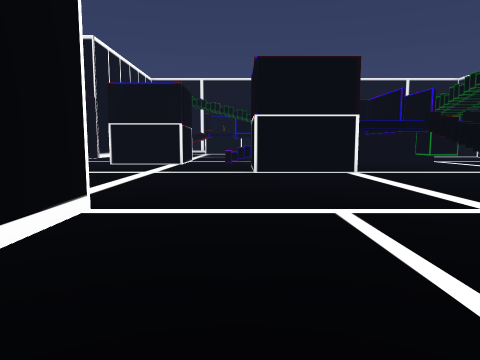
[1] (above)

13 first-person views from a walk through a Unity game level. The camera is 1.4 m above the floor, tilts 6° down and sees 70° across. The floor is counted in squares, 2 m on a side. Each view is taken from the middle of a square. On the plan, view 1 faces up. The plan holds only what a view shows up to about 11 squares ahead; the rest is blank. The place goes on beyond the plan.

[2]
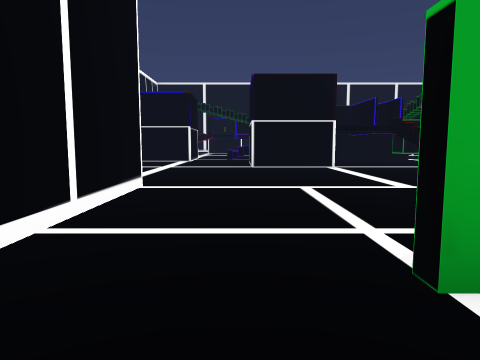

[3]
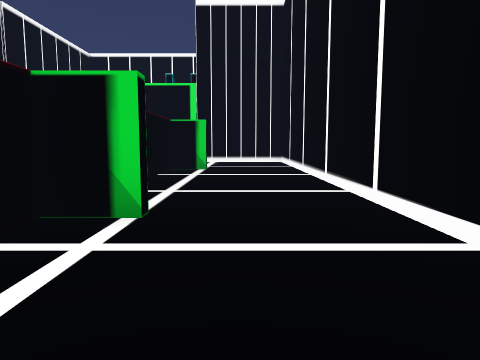

[4]
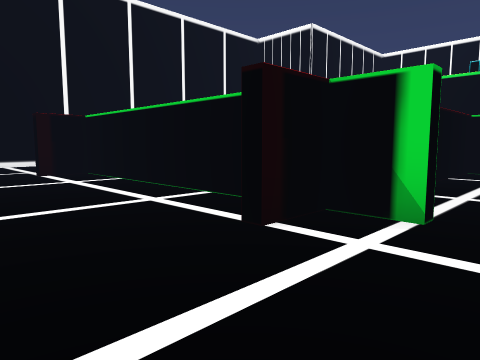

[5]
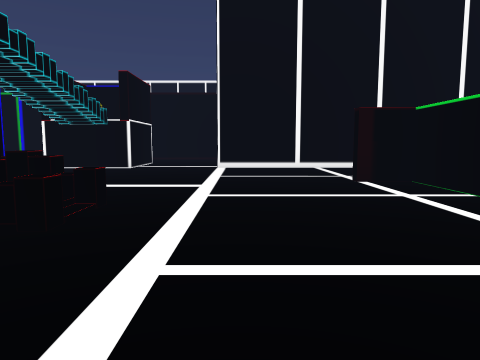

[6]
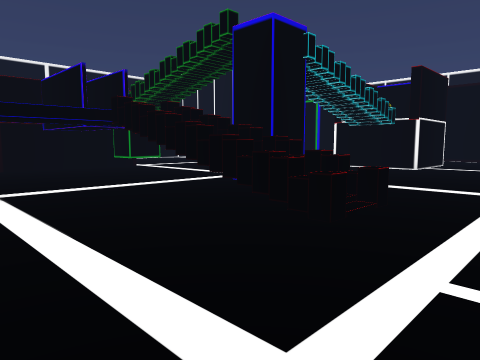

[7]
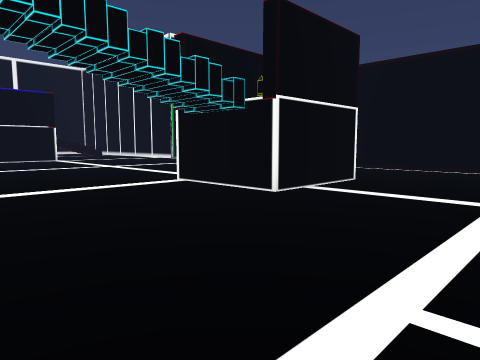

[8]
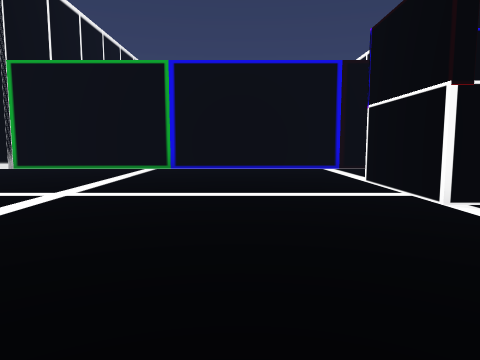

[9]
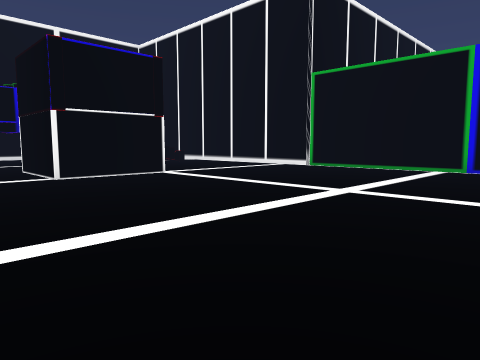

[10]
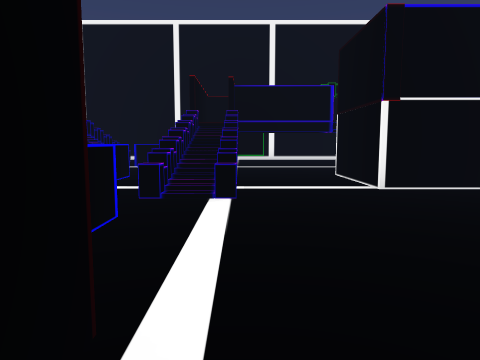

[11]
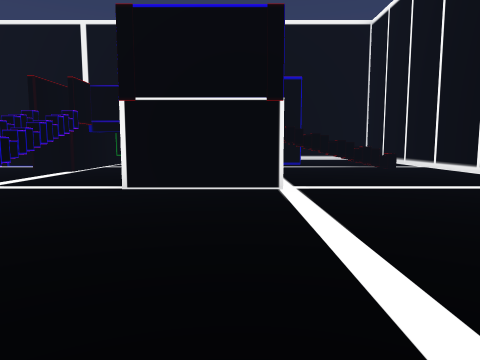

[12]
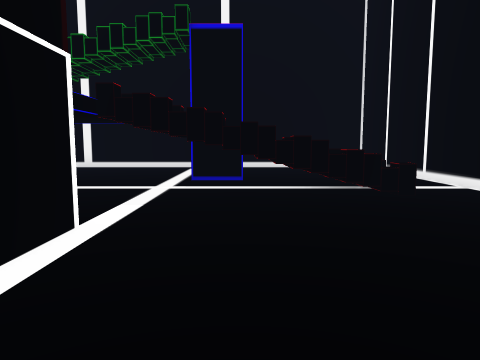

[13]
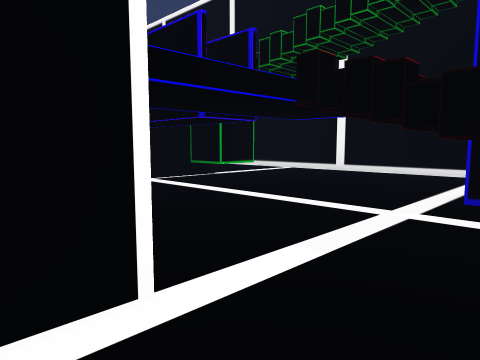

### Floor plan
Key: @ floor where view 1 was taken; # wall or solid block; x gap in a wall; . floor; = window, fence, low wall or low ledge; ^ raised ledge.
Columns run from 4 left of view 1 to 18 right of it. Each row starts with its distance up from view 1.
 29            ########  ##
 28            ...... ..  #
 27            .......... #
 26            .......... #
 25            ##.....#.. #
 24          ^ #...... ^^.#
 23          ..#......#^^.#
 22          ..#...  .....#
 21          ......  .....#
 20          ^.^...##.....
 19           .^x..##....
 18           .^=........ #
 17            ..   ......#
 16             .    .....#
 15             . .. .....#
 14         ####..........#
 13         ...#..........#
 12         ..............#
 11 .....  ........... ...#
 10 .....# ........... ...#
  9 .....##..... ..... ...#
  8 ............ ...###...#
  7  ........#x#   .###...#
  6   .......^^  .........#
  5   .......^^ ..........#
  4   ................ ..
  3   #.............#
  2   #  .  .  .....#
  1   #.............#
  0   # @#     .##..#
 -1   #  .     ##
 -2   #...
 -3   #  .
 -4   #...#
 -5   #...#
 -6   #...#
 -7   #..##
 -8   #...

Where each view was taken, in squares from view 1:
view 1: 0 up, 0 right, facing up
view 2: 2 down, 0 right, facing up
view 3: 3 up, 0 right, facing down
view 4: 3 up, 0 right, facing down-right
view 5: 3 up, 2 right, facing right
view 6: 3 up, 2 right, facing up-right
view 7: 3 up, 8 right, facing up-right
view 8: 11 up, 8 right, facing right
view 9: 11 up, 8 right, facing up-right
view 10: 13 up, 8 right, facing up
view 11: 13 up, 12 right, facing up
view 12: 18 up, 14 right, facing up
view 13: 20 up, 14 right, facing up-left
